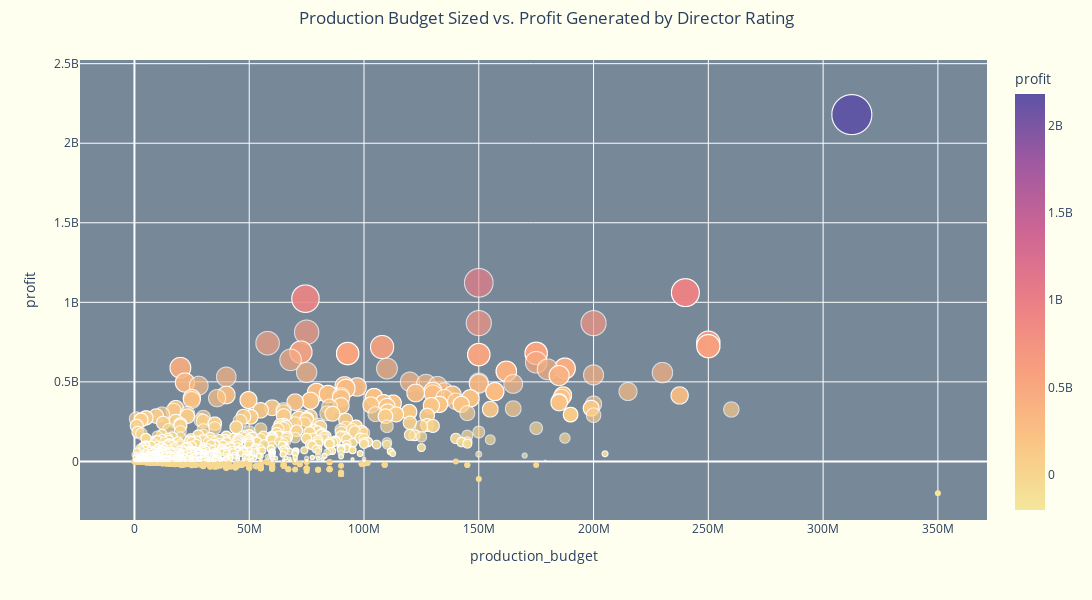

The notebook cell saved with this chart:
### Markdown cell above
## Who are the best performing directors in terms of profits generated?

### Code cell
directors = directors.sort_values('worldwide_gross', 
                                  ascending=False)
# gross_df.genre_ids = gross_df.genre_ids.astype(str)
fig2 = px.scatter(directors[directors.profit<0], 
                  x='production_budget', 
                  y='profit',
                  color='profit', 
                  hover_name='name',
                  hover_data=["title"],
                  color_continuous_scale=px.colors.sequential.turbid)
fig = px.scatter(directors[directors.profit>0], 
                 x="production_budget", 
                 y="profit",
	             color='profit', 
                 size='profit', 
                 color_continuous_scale=px.colors.sequential.Sunset,
                 hover_name="name",
                 hover_data=["title"], 
                 log_x=False,log_y=False, 
                 size_max=40)
fig.add_trace(fig2.data[0])

fig.update_layout(title=dict(text='Production Budget Sized vs. Profit Generated by Director Rating', 
                             y=0.98,
                             x=0.5, 
                             xanchor='center', 
                             yanchor='auto'), 
                  hoverlabel=dict(bgcolor='#ECD7A7'),
                  plot_bgcolor='lightslategrey',
                  paper_bgcolor='ivory', 
                  width=1200, 
                  height=600)
fig.show()

### Figure 1 — Plotly figure (JSON) as saved in the notebook; plotly's stock layout.template omitted (floating-point values rounded to 4 significant figures; data arrays with more than 128 entries replaced by an {"elided": "..."} marker saying what was removed)
{"data": [{"customdata": {"elided": "1987x1 str values"}, "hovertemplate": "<b>%{hovertext}</b><br><br>production_budget=%{x}<br>profit=%{marker.color}<br>title=%{customdata[0]}<extra></extra>", "hovertext": {"elided": "1987 str values"}, "legendgroup": "", "marker": {"color": {"elided": "1987 float values"}, "coloraxis": "coloraxis", "size": {"elided": "1987 float values"}, "sizemode": "area", "sizeref": 1362000.0, "symbol": "circle"}, "mode": "markers", "name": "", "showlegend": false, "type": "scattergl", "x": {"elided": "1987 float values"}, "xaxis": "x", "y": {"elided": "1987 float values"}, "yaxis": "y"}, {"customdata": {"elided": "805x1 str values"}, "hovertemplate": "<b>%{hovertext}</b><br><br>production_budget=%{x}<br>profit=%{marker.color}<br>title=%{customdata[0]}<extra></extra>", "hovertext": {"elided": "805 str values"}, "legendgroup": "", "marker": {"color": {"elided": "805 float values"}, "coloraxis": "coloraxis", "symbol": "circle"}, "mode": "markers", "name": "", "orientation": "v", "showlegend": false, "type": "scatter", "x": {"elided": "805 float values"}, "xaxis": "x", "y": {"elided": "805 float values"}, "yaxis": "y"}], "layout": {"coloraxis": {"colorbar": {"title": {"text": "profit"}}, "colorscale": [[0, "rgb(243, 231, 155)"], [0.1667, "rgb(250, 196, 132)"], [0.3333, "rgb(248, 160, 126)"], [0.5, "rgb(235, 127, 134)"], [0.6667, "rgb(206, 102, 147)"], [0.8333, "rgb(160, 89, 160)"], [1, "rgb(92, 83, 165)"]]}, "height": 600, "hoverlabel": {"bgcolor": "#ECD7A7"}, "legend": {"itemsizing": "constant", "tracegroupgap": 0}, "margin": {"t": 60}, "paper_bgcolor": "ivory", "plot_bgcolor": "lightslategrey", "title": {"text": "Production Budget Sized vs. Profit Generated by Director Rating", "x": 0.5, "xanchor": "center", "y": 0.98, "yanchor": "auto"}, "width": 1200, "xaxis": {"anchor": "y", "domain": [0, 1], "title": {"text": "production_budget"}}, "yaxis": {"anchor": "x", "domain": [0, 1], "title": {"text": "profit"}}}}
